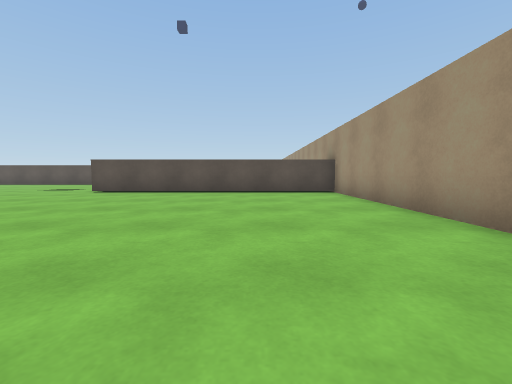
view 1 (above)

24 first-person views from a walk through a 3-D level made in the Unity game engine. The camera is 0.58 m above the floor, tilts 4° down and sees 90° across. The floor is counted in squares, 1 m on a side. Each view is taken from the middle of a square. On the plan, view 1 faces up. The plan holds only what a view shows up to about 9 squares ahead; the rest is blank. The place goes on beyond the plan. The player is left out.

view 2
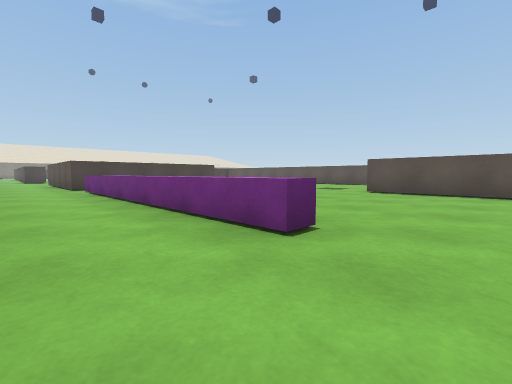

view 3
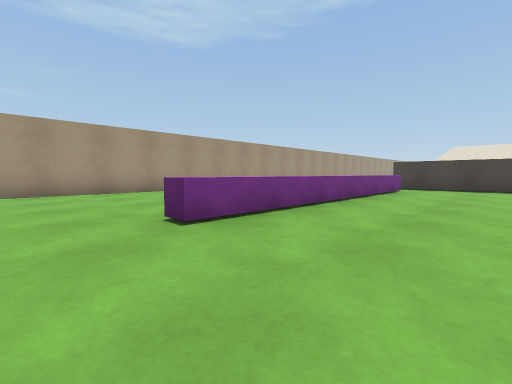

view 4
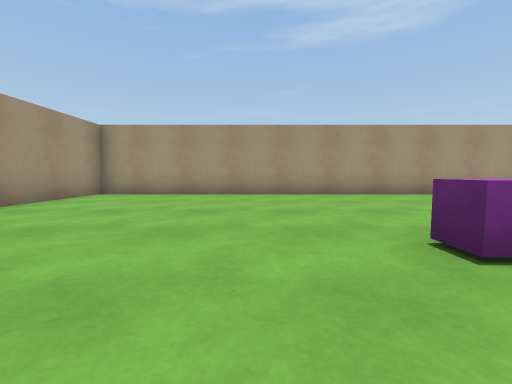

view 5
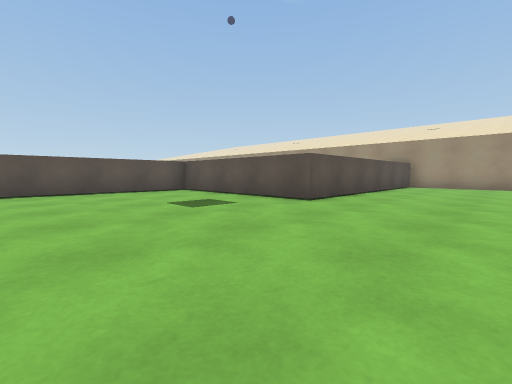

view 6
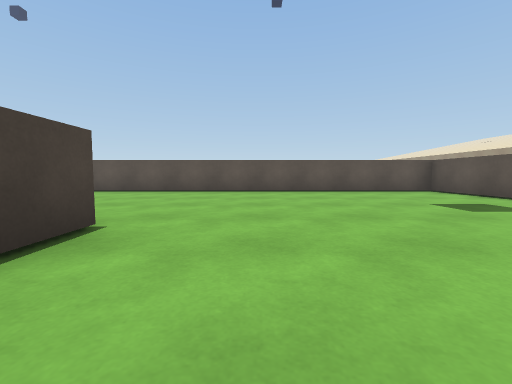

view 7
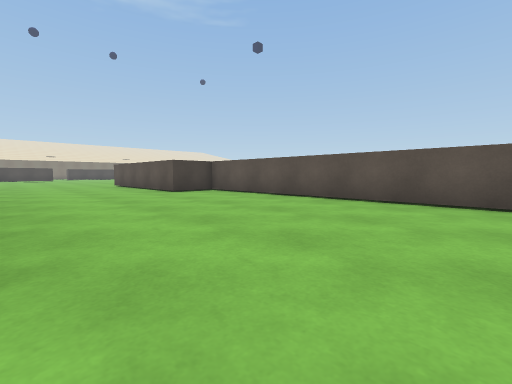

view 8
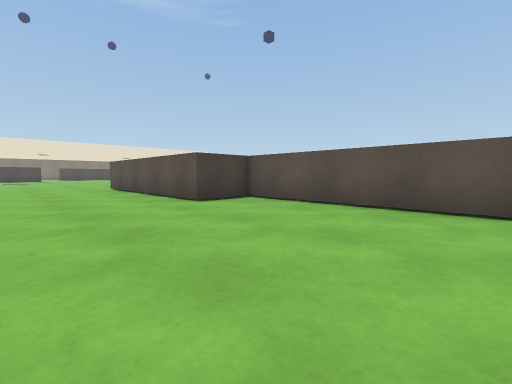

view 9
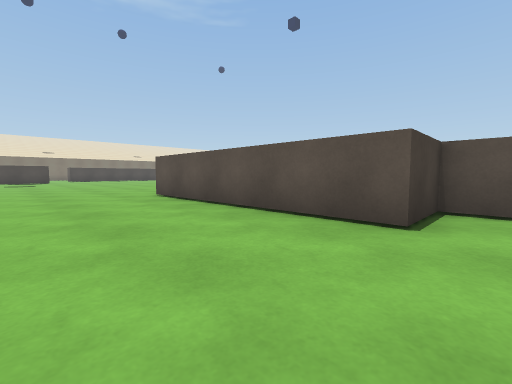

view 10
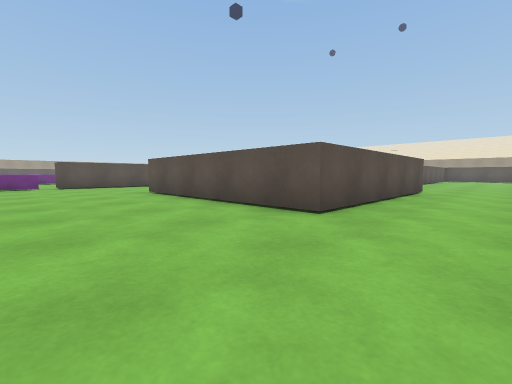

view 11
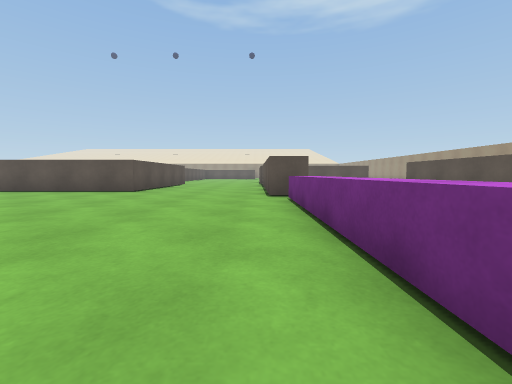

view 12
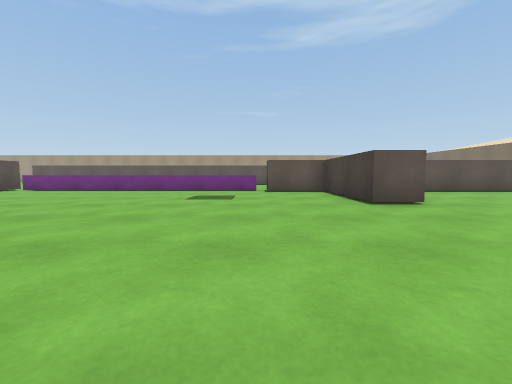

view 13
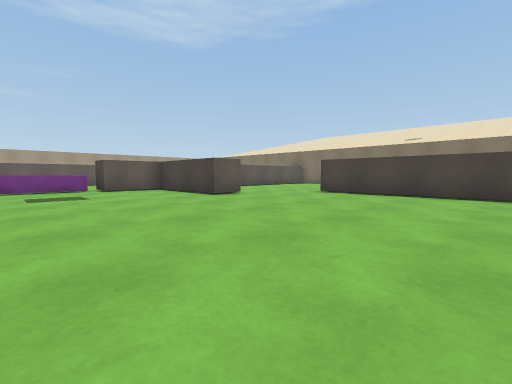

view 14
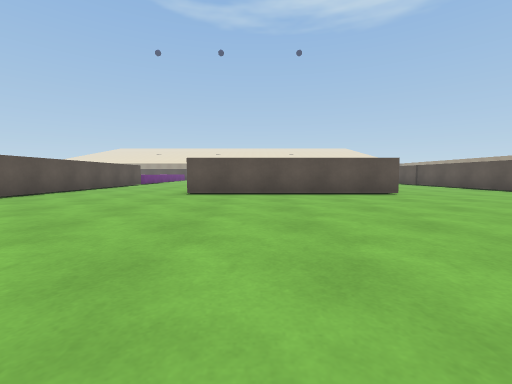

view 15
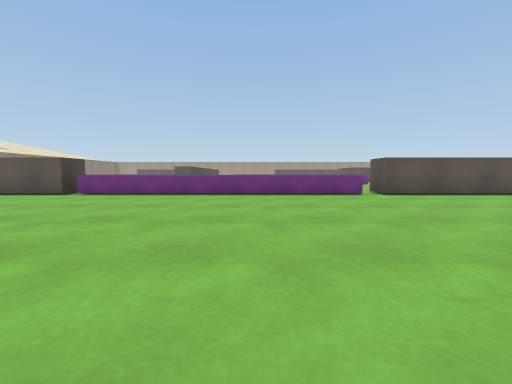

view 16
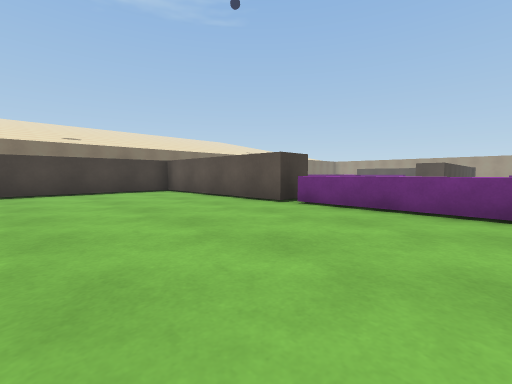

view 17
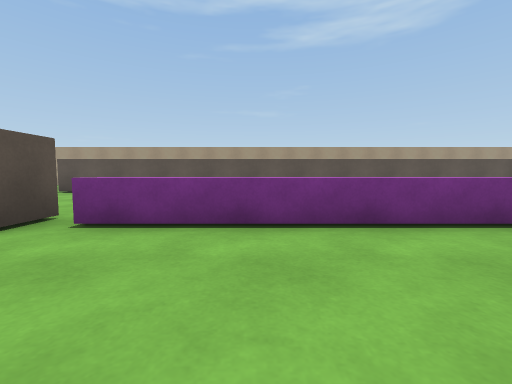

view 18
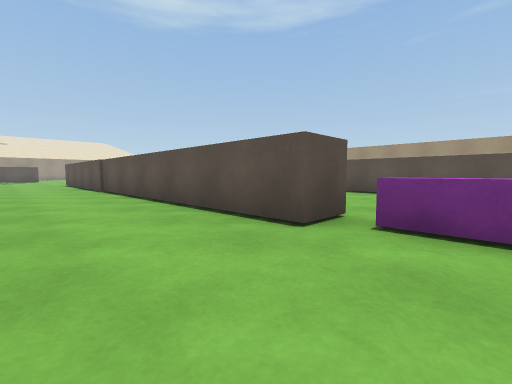

view 19
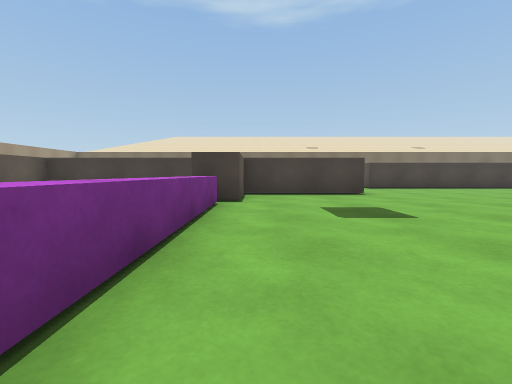

view 20
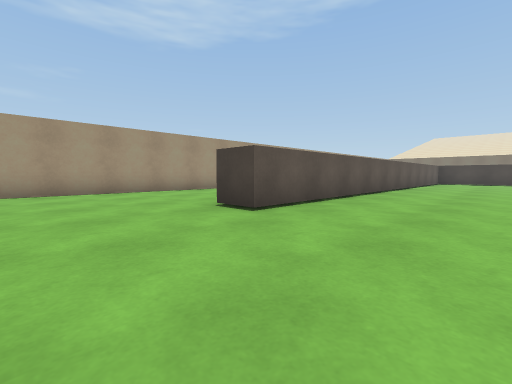

view 21
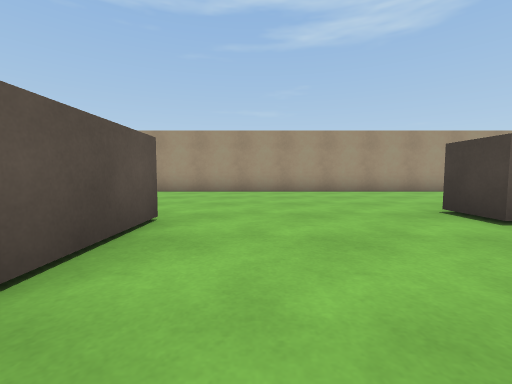

view 22
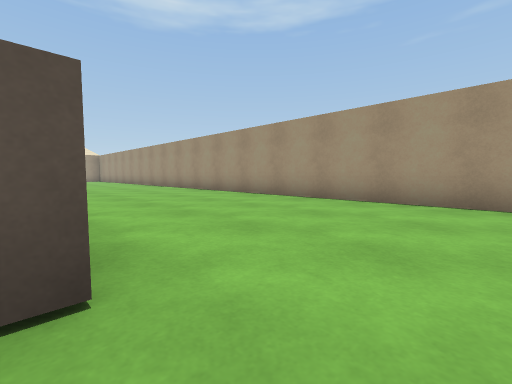

view 23
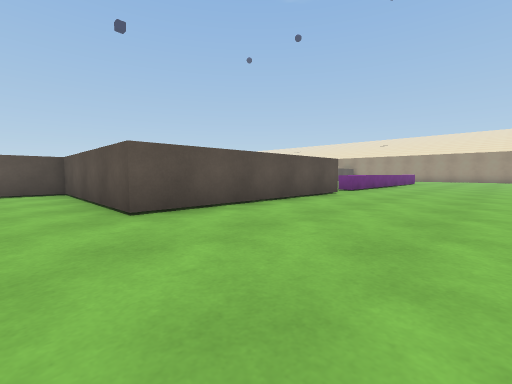

view 24
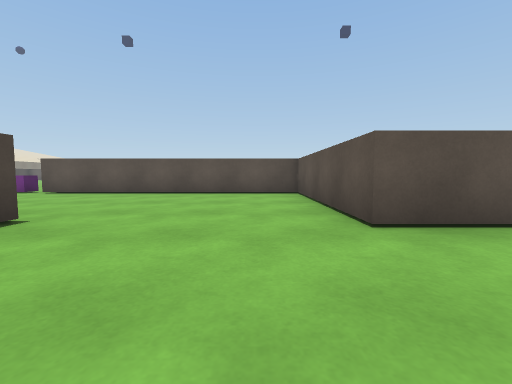

### Floor plan
Key: @ floor where view 1 was taken; # wall or solid block; x gap in a wall; . floor; ^ raised ledge.
Columns run from 40 left of view 1 to 3 right of it. Each row starts with its distance up from view 1.
 23      x^       #
 22 #####^^^^^^^^#####
 21 ..................
 20 ..................
 19 ..................
 18 ...............#
 17 ...............#
 16 ...............#
 15 ........ ......#
 14 ........  .....#     ###############
 13 .........  ....#     #.............#
 12 .......... ....#######.............#
 11 ..##...............................#
 10 .. #...............................#
  9    #...............................#
  8    ##.........##########   #.......#########
  7    ##^^^^^^^^^########     #...............#
  6    #         ........#     #...............#
  5    #     ............#     #...............#
  4    #     ............#     #...............#
  3    #      ...........#     #...............#
  2    ###############...#######.^^^^^^^^......
  1                  #........................
  0                 ........................@..
 -1                 ................  .........#
 -2                .................  .........#
 -3               ..............     ..........#
 -4               ##############  ##############

Positions as (right, up) in squares from view 1, and headings:
1: (0, 0), facing up
2: (-2, 0), facing up-left
3: (-2, 5), facing down-left
4: (-2, 4), facing down
5: (-10, 5), facing up-right
6: (-11, 5), facing up
7: (-11, 8), facing up-left
8: (-14, 9), facing up-left
9: (-18, 9), facing up-left
10: (-28, 10), facing up-right
11: (-33, 8), facing right
12: (-35, 16), facing down
13: (-33, 17), facing down-left
14: (-32, 16), facing right
15: (-30, 15), facing up
16: (-32, 18), facing up-left
17: (-29, 10), facing down
18: (-28, 10), facing down-right
19: (-30, 8), facing left
20: (-20, 5), facing down-left
21: (-20, 5), facing down
22: (-20, 2), facing down-right
23: (-20, -2), facing up-right
24: (-20, -1), facing up
